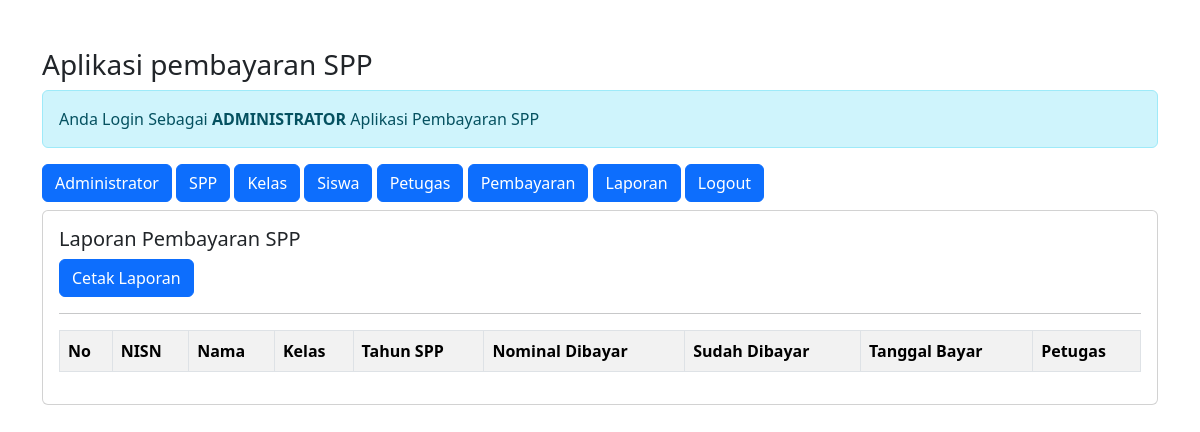
The page /admin/admin.php?url=laporan (signed in) on the database as committed earlier.
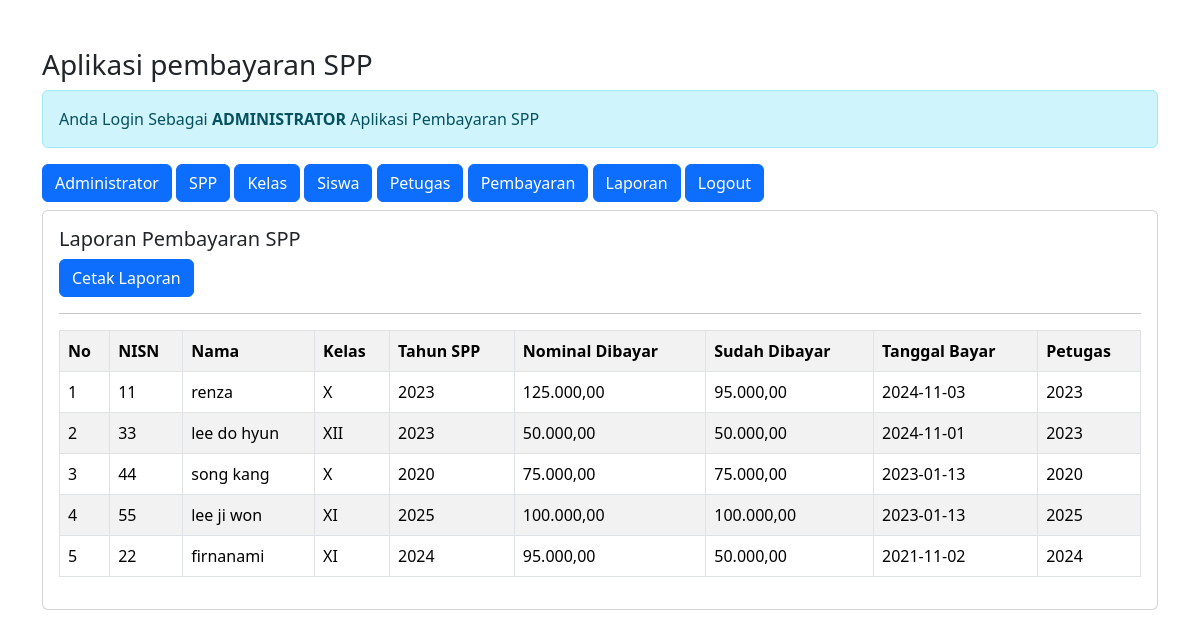
The same page on the database as committed later.
### tables this page shows
CREATE TABLE `pembayaran` (
  `id_pembayaran` int(11) NOT NULL,
  `id_petugas` int(11) NOT NULL,
  `nisn` varchar(10) NOT NULL,
  `tgl_bayar` date NOT NULL,
  `bulan_dibayar` text NOT NULL,
  `tahun_dibayar` varchar(4) NOT NULL,
  `id_spp` int(11) NOT NULL,
  `jumlah_bayar` int(11) NOT NULL
);

CREATE TABLE `siswa` (
  `nisn` int(10) NOT NULL,
  `nis` char(8) NOT NULL,
  `nama` varchar(35) NOT NULL,
  `id_kelas` int(11) NOT NULL,
  `alamat` text NOT NULL,
  `no_telp` varchar(13) NOT NULL,
  `id_spp` int(11) NOT NULL
);

CREATE TABLE `kelas` (
  `id_kelas` int(11) NOT NULL,
  `nama_kelas` varchar(10) NOT NULL,
  `kompetensi_keahlian` varchar(50) NOT NULL
);

CREATE TABLE `spp` (
  `id_spp` int(11) NOT NULL,
  `tahun` int(11) NOT NULL,
  `nominal` int(11) NOT NULL
);

### admin/laporan.php (the view)
<h5>Laporan Pembayaran SPP</H5>
<a href="cetak-laporan.php" class="btn btn-primary"> Cetak Laporan</a>
<hr>
<table class="table table-striped table-bordered">
    <tr class="fw-bold">
        <td>No</td>
        <td>NISN</td>
        <td>Nama</td>
        <td>Kelas</td>
        <td>Tahun SPP</td>
        <td>Nominal Dibayar</td>
        <td>Sudah Dibayar</td>
        <td>Tanggal Bayar</td>
        <td>Petugas</td>
    </tr>
    <?php
    include'../koneksi.php';
    $no = 1;
    $sql = "SELECT*FROM Pembayaran,siswa,kelas,spp,petugas WHERE pembayaran.nisn=siswa.nisn AND
    siswa.id_kelas=kelas.id_kelas AND pembayaran.id_spp=spp.id_spp AND
    pembayaran.id_petugas=petugas.id_petugas ORDER by tgl_bayar DESC";
    $query = mysqli_query($koneksi, $sql);
    foreach($query as $data){
        ?>
    <tr>
        <td><?= $no++; ?></td>
        <td><?= $data['nisn'] ?></td>
        <td><?= $data['nama'] ?></td>
        <td><?= $data['nama_kelas'] ?></td>
        <td><?= $data['tahun'] ?></td>
        <td><?= number_format($data['nominal'],2,',','.'); ?></td>
        <td><?= number_format($data['jumlah_bayar'],2,',','.'); ?></td>
        <td><?= $data['tgl_bayar'] ?></td>
        <td><?= $data['tahun'] ?></td>
    </tr>
        <?php  }
    ?>
</table>

Rows that differ between the two databases and show on the page:
added pembayaran: siswa.nisn "11", siswa.nama "renza", kelas.nama_kelas "X", id_spp.tahun "2023", id_spp.nominal "125.000,00", jumlah_bayar "95.000,00", tgl_bayar "2024-11-03"
added pembayaran: siswa.nisn "33", siswa.nama "lee do hyun", kelas.nama_kelas "XII", id_spp.tahun "2023", id_spp.nominal "50.000,00", jumlah_bayar "50.000,00", tgl_bayar "2024-11-01"
added pembayaran: siswa.nisn "44", siswa.nama "song kang", kelas.nama_kelas "X", id_spp.tahun "2020", id_spp.nominal "75.000,00", jumlah_bayar "75.000,00", tgl_bayar "2023-01-13"
added pembayaran: siswa.nisn "55", siswa.nama "lee ji won", kelas.nama_kelas "XI", id_spp.tahun "2025", id_spp.nominal "100.000,00", jumlah_bayar "100.000,00", tgl_bayar "2023-01-13"
added pembayaran: siswa.nisn "22", siswa.nama "firnanami", kelas.nama_kelas "XI", id_spp.tahun "2024", id_spp.nominal "95.000,00", jumlah_bayar "50.000,00", tgl_bayar "2021-11-02"
